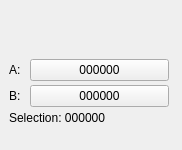
  <widget class="QDockWidget" name="selectionWidget">
   <property name="sizePolicy">
    <sizepolicy hsizetype="Minimum" vsizetype="Fixed">
     <horstretch>0</horstretch>
     <verstretch>0</verstretch>
    </sizepolicy>
   </property>
   <property name="minimumSize">
    <size>
     <width>182</width>
     <height>150</height>
    </size>
   </property>
   <property name="maximumSize">
    <size>
     <width>182</width>
     <height>150</height>
    </size>
   </property>
   <property name="features">
    <set>QDockWidget::NoDockWidgetFeatures</set>
   </property>
   <property name="windowTitle">
    <string>Se&amp;lection</string>
   </property>
   <attribute name="dockWidgetArea">
    <number>8</number>
   </attribute>
   <widget class="QWidget" name="dockWidgetContents_7">
    <property name="sizePolicy">
     <sizepolicy hsizetype="Fixed" vsizetype="Preferred">
      <horstretch>0</horstretch>
      <verstretch>0</verstretch>
     </sizepolicy>
    </property>
    <layout class="QVBoxLayout" name="verticalLayout_7">
     <property name="spacing">
      <number>2</number>
     </property>
     <property name="leftMargin">
      <number>9</number>
     </property>
     <property name="topMargin">
      <number>9</number>
     </property>
     <property name="rightMargin">
      <number>9</number>
     </property>
     <property name="bottomMargin">
      <number>9</number>
     </property>
     <item>
      <widget class="QWidget" name="sliderPlaceHolder" native="true">
       <property name="sizePolicy">
        <sizepolicy hsizetype="Preferred" vsizetype="Fixed">
         <horstretch>0</horstretch>
         <verstretch>0</verstretch>
        </sizepolicy>
       </property>
       <property name="minimumSize">
        <size>
         <width>160</width>
         <height>20</height>
        </size>
       </property>
      </widget>
     </item>
     <item>
      <layout class="QVBoxLayout" name="verticalLayout_6">
       <property name="spacing">
        <number>9</number>
       </property>
       <item>
        <layout class="QGridLayout" name="gridLayout">
         <property name="verticalSpacing">
          <number>4</number>
         </property>
         <item row="0" column="0">
          <widget class="QLabel" name="label_2">
           <property name="text">
            <string>A:</string>
           </property>
          </widget>
         </item>
         <item row="1" column="0">
          <widget class="QLabel" name="label_9">
           <property name="text">
            <string>B:</string>
           </property>
          </widget>
         </item>
         <item row="0" column="1">
          <widget class="QPushButton" name="pushButtonJumpToMarkerA">
           <property name="sizePolicy">
            <sizepolicy hsizetype="MinimumExpanding" vsizetype="Fixed">
             <horstretch>0</horstretch>
             <verstretch>0</verstretch>
            </sizepolicy>
           </property>
           <property name="toolTip">
            <string>Go to marker A [PAGE UP]</string>
           </property>
           <property name="text">
            <string>000000</string>
           </property>
          </widget>
         </item>
         <item row="1" column="1">
          <widget class="QPushButton" name="pushButtonJumpToMarkerB">
           <property name="sizePolicy">
            <sizepolicy hsizetype="MinimumExpanding" vsizetype="Fixed">
             <horstretch>0</horstretch>
             <verstretch>0</verstretch>
            </sizepolicy>
           </property>
           <property name="toolTip">
            <string>Go to Marker B [PAGE DOWN]</string>
           </property>
           <property name="text">
            <string>000000</string>
           </property>
          </widget>
         </item>
         <item row="2" column="0" colspan="2">
          <widget class="QLabel" name="selectionDuration">
           <property name="sizePolicy">
            <sizepolicy hsizetype="MinimumExpanding" vsizetype="Fixed">
             <horstretch>0</horstretch>
             <verstretch>0</verstretch>
            </sizepolicy>
           </property>
           <property name="minimumSize">
            <size>
             <width>160</width>
             <height>0</height>
            </size>
           </property>
           <property name="text">
            <string>Selection: 000000</string>
           </property>
          </widget>
         </item>
        </layout>
       </item>
      </layout>
     </item>
    </layout>
   </widget>
  </widget>
